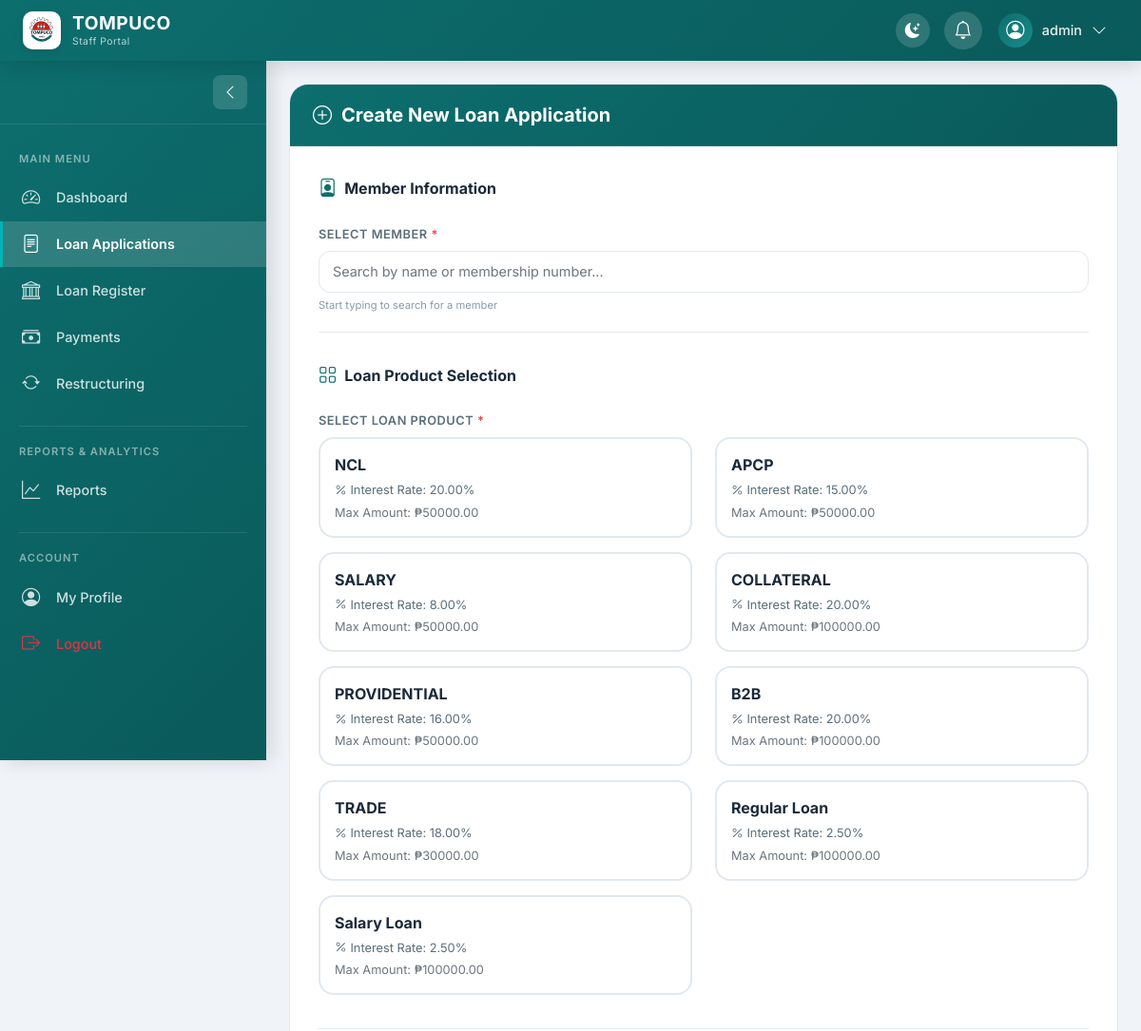
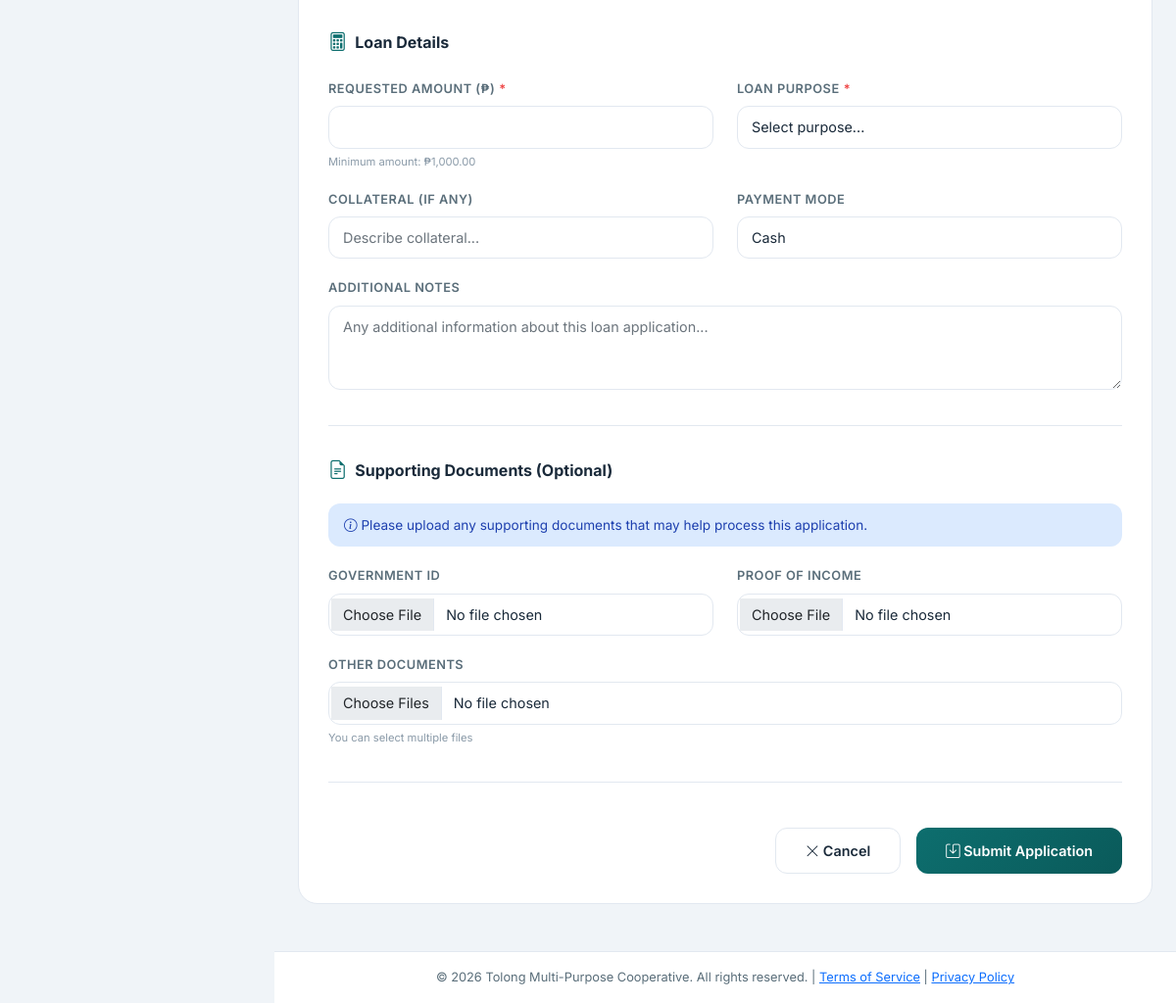
Screenshot of /staff/applications/create/ (signed in) with the database file from the repository (2 pictures, top to bottom).
### main/models.py (models this page shows, shortened)
class LoanProduct(models.Model):
    LOAN_TYPE_CHOICES = [
        ('NCL', 'NCL - Non-Collateralized Loan'),
        ('APCP', 'APCP - Agricultural Production Credit Program'),
        ('SALARY', 'SALARY - Salary Loan'),
        ('COLLATERAL', 'COLLATERAL - Secured Loan'),
        ('PROVIDENTIAL', 'PROVIDENTIAL - Providential Loan'),
        ('B2B', 'B2B - Back to Back Loan'),
        ('TRADE', 'TRADE - Trade Loan')
    ]
    name = models.CharField(max_length=50, unique=True)
    display_name = models.CharField(max_length=200)
    loan_type = models.CharField(max_length=20, choices=LOAN_TYPE_CHOICES)
    interest_rate = models.DecimalField(max_digits=5, decimal_places=2)
    term_months = models.IntegerField(default=12)
    min_amount = models.DecimalField(max_digits=12, decimal_places=2)
    max_amount = models.DecimalField(max_digits=12, decimal_places=2)
    requires_comaker = models.BooleanField(default=True)
    is_active = models.BooleanField(default=True)
    description = models.TextField(blank=True)
    penalty_rate = models.DecimalField(max_digits=5, decimal_places=2, default=2.00)
    created_at = models.DateTimeField(auto_now_add=True)
    updated_at = models.DateTimeField(auto_now=True)

### staff/views.py (the view)
    def wrapper(request, *args, **kwargs):
        if not request.user.is_authenticated:
            return redirect('main:login')
        if not (request.user.is_staff or request.user.groups.filter(name='Staff').exists()):
            messages.error(request, 'Access denied. Staff privileges required.')
            return redirect('main:dashboard')
        return view_func(request, *args, **kwargs)

### staff/templates/staff/applications/create.html (shortened to what this page needs)
{% extends 'staff/base_staff.html' %}
{% load static %}
{% block content %}
<div class="form-container">
    <div class="form-card">
        <div class="form-header">
            <h5>
                <i class="bi bi-plus-circle"></i>
                Create New Loan Application
            </h5>
        </div>
        <div class="form-body">
            <form method="post" id="applicationForm" enctype="multipart/form-data">
                <div class="form-section">
                    <div class="section-title">
                        <i class="bi bi-person-badge"></i>
                        Member Information
                    </div>
                    <div class="position-relative">
                        <label class="form-label required">Select Member</label>
                        <input type="text"
                               class="form-control"
                               id="memberSearch"
                               placeholder="Search by name or membership number..."
                               autocomplete="off">
                        <div class="form-text">Start typing to search for a member</div>
                    </div>
                </div>
                <div class="form-section">
                    <div class="section-title">
                        <i class="bi bi-grid"></i>
                        Loan Product Selection
                    </div>
                    <label class="form-label required">Select Loan Product</label>
                    <div class="row" id="loanProductsContainer">
                        {% for product in loan_products %}
                        <div class="col-md-6">
                            <div class="loan-product-card" data-product-id="{{ product.id }}" data-product-name="{{ product.name }}" data-interest-rate="{{ product.interest_rate }}">
                                <div class="loan-product-name">{{ product.name }}</div>
                                <div class="loan-product-rate">
                                    <i class="bi bi-percent"></i> Interest Rate: {{ product.interest_rate }}%
                                </div>
                                <div class="loan-product-rate text-muted small mt-1">
                                    Max Amount: ₱{{ product.max_amount|floatformat:2|default:"Unlimited" }}
                                </div>
                            </div>
                        </div>
                        {% empty %}
                        <div class="col-12">
                            <div class="alert alert-info">
                                <i class="bi bi-info-circle"></i> No loan products available.
                            </div>
                        </div>
                        {% endfor %}
                    </div>
                </div>
                <div class="form-section">
                    <div class="section-title">
                        <i class="bi bi-calculator"></i>
                        Loan Details
                    </div>
                    <div class="row">
                        <div class="col-md-6 mb-3">
                            <label class="form-label required">Requested Amount (₱)</label>
                            <input type="number"
                                   name="requested_amount"
                                   id="requestedAmount"
                                   class="form-control"
                                   step="0.01"
                                   min="1000"
                                   required>
                            <div class="form-text">Minimum amount: ₱1,000.00</div>
                        </div>
                        <div class="col-md-6 mb-3">
                            <label class="form-label required">Loan Purpose</label>
                            <select name="purpose" class="form-select" required>
                                <option value="">Select purpose...</option>
                            </select>
                        </div>
                    </div>
                    <div class="row">
                        <div class="col-md-6 mb-3">
                            <label class="form-label">Collateral (if any)</label>
                            <input type="text" name="collateral" class="form-control" placeholder="Describe collateral...">
                        </div>
                        <div class="col-md-6 mb-3">
                            <label class="form-label">Payment Mode</label>
                            <select name="payment_mode" class="form-select">
                                <option value="cash">Cash</option>
                            </select>
                        </div>
                    </div>
                    <div class="mb-3">
                        <label class="form-label">Additional Notes</label>
                        <textarea name="notes" class="form-control" rows="3" placeholder="Any additional information about this loan application..."></textarea>
                    </div>
                </div>
                <div class="form-section">
                    <div class="section-title">
                        <i class="bi bi-file-earmark-text"></i>
                        Supporting Documents (Optional)
                    </div>
                    <div class="alert alert-info">
                        <i class="bi bi-info-circle"></i> Please upload any supporting documents that may help process this application.
                    </div>
                    <div class="row">
                        <div class="col-md-6 mb-3">
                            <label class="form-label">Government ID</label>
                            <input type="file" name="govt_id" class="form-control" accept=".pdf,.jpg,.png">
                        </div>
                        <div class="col-md-6 mb-3">
                            <label class="form-label">Proof of Income</label>
                            <input type="file" name="proof_of_income" class="form-control" accept=".pdf,.jpg,.png">
                        </div>
                        <div class="col-md-12 mb-3">
                            <label class="form-label">Other Documents</label>
                            <input type="file" name="other_documents" class="form-control" accept=".pdf,.jpg,.png" multiple>
                            <div class="form-text">You can select multiple files</div>
                        </div>
                    </div>
                </div>
                <div class="d-flex justify-content-end gap-3 mt-4 pt-3">
                    <a href="{% url 'staff:staff_applications' %}" class="btn-cancel">
                        <i class="bi bi-x-lg"></i> Cancel
                    </a>
                    <button type="submit" class="btn-submit" id="submitBtn" disabled>
                        <i class="bi bi-save"></i> Submit Application
                    </button>
                </div>
            </form>
        </div>
    </div>
</div>
{% endblock %}

### staff/templates/staff/base_staff.html (shortened to what this page needs)
{% load static %}
<!DOCTYPE html>
<html lang="en">
<head>
    <link href="https://cdn.jsdelivr.net/npm/bootstrap@5.1.3/dist/css/bootstrap.min.css" rel="stylesheet">
    <link rel="stylesheet" href="https://cdn.jsdelivr.net/npm/bootstrap-icons@1.11.1/font/bootstrap-icons.css">
    <link href="https://cdn.datatables.net/1.13.4/css/dataTables.bootstrap5.min.css" rel="stylesheet">
</head>
<body>
    <div class="top-navbar">
        <div class="navbar-left">
            <a class="navbar-brand" href="{% url 'staff:dashboard' %}">
                <img class="brand-logo" src="{% static 'images/logo.png' %}" alt="TOMPuCO Logo">
                <div class="brand-text">
                    <span class="brand-title">TOMPUCO</span>
                    <span class="brand-subtitle">Staff Portal</span>
                </div>
            </a>
        </div>
        <div class="navbar-right">
            <button class="theme-toggle" id="themeToggle" title="Dark/Light Mode">
            </button>
            <div class="dropdown notification-dropdown">
                <button class="notification-bell" data-bs-toggle="dropdown" aria-expanded="false" id="notificationBell">
                    <i class="bi bi-bell"></i>
                </button>
            </div>
            <div class="dropdown">
                <button class="user-dropdown-btn" data-bs-toggle="dropdown">
                    <div class="user-avatar">
                        {% if staff_profile and staff_profile.profile_picture %}
                            <img src="{{ staff_profile.profile_picture.url }}" alt="{{ request.user.get_full_name|default:request.user.username }}">
                        {% else %}
                            <i class="bi bi-person-circle" style="font-size: 1.2rem;"></i>
                        {% endif %}
                    </div>
                    <span class="user-name">{{ request.user.get_full_name|default:request.user.username }}</span>
                    <i class="bi bi-chevron-down"></i>
                </button>
            </div>
        </div>
    </div>
    <aside class="sidebar" id="sidebar">
        <div class="sidebar-header">
            <button class="sidebar-collapse-btn" id="sidebarCollapseBtn" title="Collapse Sidebar">
                <i class="bi bi-chevron-left"></i>
            </button>
        </div>
        <div class="sidebar-nav">
            <div class="nav-section">
                <div class="nav-section-title">MAIN MENU</div>
                <div class="nav-item">
                    <a class="nav-link" href="{% url 'staff:dashboard' %}" data-nav="dashboard">
                        <i class="bi bi-speedometer2"></i>
                        <span>Dashboard</span>
                    </a>
                </div>
                <div class="nav-item">
                    <a class="nav-link" href="{% url 'staff:staff_applications' %}" data-nav="applications">
                        <i class="bi bi-file-text"></i>
                        <span>Loan Applications</span>
                    </a>
                </div>
                <div class="nav-item">
                    <a class="nav-link" href="{% url 'staff:staff_loans' %}" data-nav="loans">
                        <i class="bi bi-bank"></i>
                        <span>Loan Register</span>
                    </a>
                </div>
                <div class="nav-item">
                    <a class="nav-link" href="{% url 'staff:staff_payments' %}" data-nav="payments">
                        <i class="bi bi-cash-stack"></i>
                        <span>Payments</span>
                    </a>
                </div>
                <div class="nav-item">
                    <a class="nav-link" href="{% url 'staff:restructuring_list' %}" data-nav="restructuring">
                        <i class="bi bi-arrow-repeat"></i>
                        <span>Restructuring</span>
                    </a>
                </div>
            </div>
            <div class="nav-divider"></div>
            <div class="nav-section">
                <div class="nav-section-title">REPORTS & ANALYTICS</div>
                <div class="nav-item">
                    <a class="nav-link" href="{% url 'staff:staff_reports' %}" data-nav="reports">
                        <i class="bi bi-graph-up"></i>
                        <span>Reports</span>
                    </a>
                </div>
            </div>
            <div class="nav-divider"></div>
            <div class="nav-section">
                <div class="nav-section-title">ACCOUNT</div>
                <div class="nav-item">
                    <a class="nav-link" href="{% url 'staff:staff_profile' %}" data-nav="profile">
                        <i class="bi bi-person-circle"></i>
                        <span>My Profile</span>
                    </a>
                </div>
                <div class="nav-item">
                    <a class="nav-link text-danger" href="#" id="logoutBtn">
                        <i class="bi bi-box-arrow-right"></i>
                        <span>Logout</span>
                    </a>
                </div>
            </div>
        </div>
    </aside>
    <main class="main-content">
        {% block content %}{% endblock %}
    </main>
    <footer class="app-footer">
        <div class="container-fluid">
            <p class="mb-0">&copy; {% now "Y" %} Tolong Multi-Purpose Cooperative. All rights reserved. | <a href="#">Terms of Service</a> | <a href="#">Privacy Policy</a></p>
        </div>
    </footer>
</body>
</html>

### rows the page displays
LoanProduct: name "NCL", interest_rate "20.00", max_amount "50000.00"
LoanProduct: name "APCP", interest_rate "15.00", max_amount "50000.00"
LoanProduct: name "SALARY", interest_rate "8.00", max_amount "50000.00"
LoanProduct: name "COLLATERAL", interest_rate "20.00", max_amount "100000.00"
LoanProduct: name "PROVIDENTIAL", interest_rate "16.00", max_amount "50000.00"
LoanProduct: name "B2B", interest_rate "20.00", max_amount "100000.00"
LoanProduct: name "TRADE", interest_rate "18.00", max_amount "30000.00"
LoanProduct: name "Regular Loan", interest_rate "2.50", max_amount "100000.00"
LoanProduct: name "Salary Loan", interest_rate "2.50", max_amount "100000.00"

### other values shown
{{ request.user.get_full_name|default:request.user.username }} "admin"
